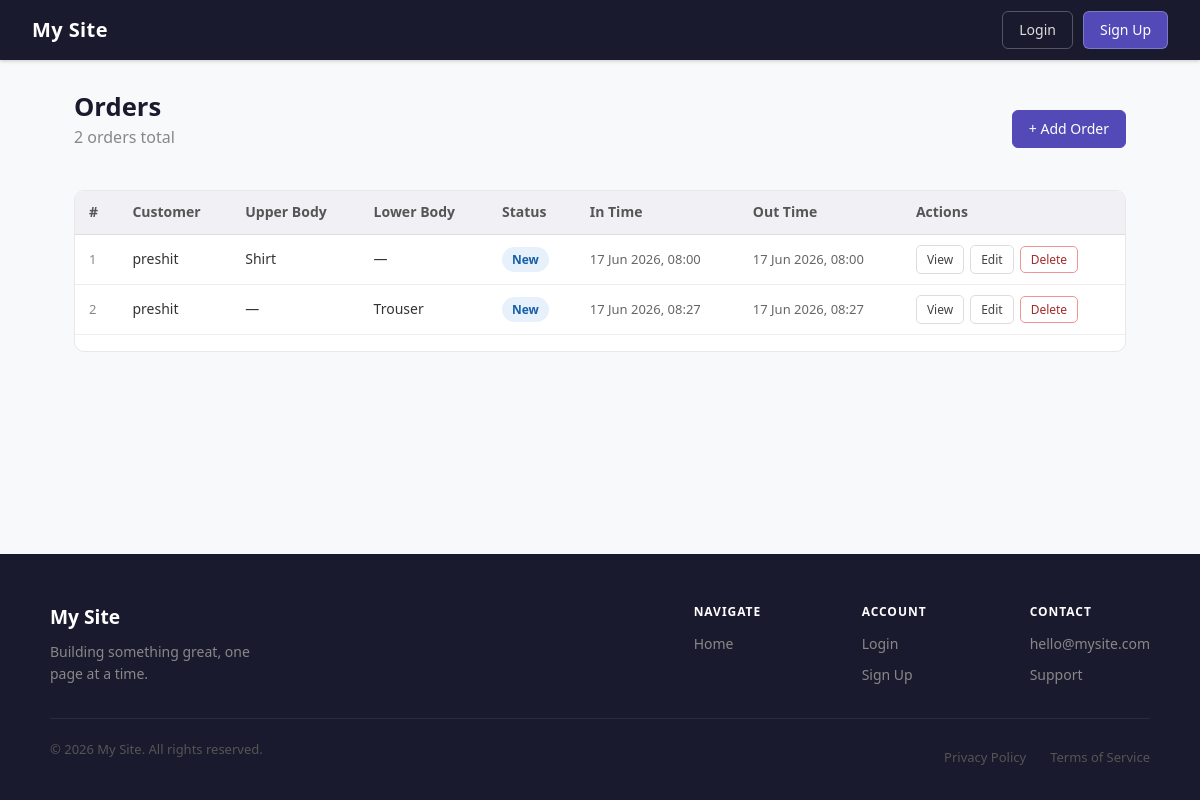
The page /order/ on the database its author committed.
### Order/models.py (models this page shows, shortened)
class Order(models.Model):
    customer = models.ForeignKey(AppUser, on_delete=models.CASCADE)
    upperBody = models.ForeignKey(UpperBody, on_delete=models.CASCADE, null=True, blank=True)
    lowerBody = models.ForeignKey(LowerBody, on_delete=models.CASCADE, null=True, blank=True)
    status = models.CharField(max_length=20, choices=orderstatus, default="New")
    in_time = models.DateTimeField(auto_now_add=True)
    days = models.PositiveIntegerField(default=7, help_text="Days to complete the order")
    out_time = models.DateTimeField(null=True, blank=True)

### Auths/models.py (models this page shows, shortened)
class AppUser(models.Model):
    user = models.ForeignKey(User, on_delete=models.CASCADE)
    phone = PhoneNumberField(unique = True)
    address = models.TextField(max_length=500)
    gender = models.CharField(max_length = 20, choices=genderChoice, default="Male")
    created_at = models.DateTimeField(auto_now_add=True)
    updated_at = models.DateTimeField(auto_now=True)
    def __str__(self):
        return self.user.username

### cloths/models.py (models this page shows)
class UpperBody(models.Model):
    length = models.IntegerField(default=0)
    chest = models.IntegerField(default=0)
    upperChest = models.IntegerField(default=0)
    waist = models.IntegerField(default=0)
    hips = models.IntegerField(default=0)
    shoulder = models.IntegerField(default=0)
    sleeves = models.IntegerField(default=0)
    biceps = models.IntegerField(default=0)
    armHold = models.IntegerField(default=0)
    elbow = models.IntegerField(default=0)
    collar = models.IntegerField(default=0)
    backLength = models.IntegerField(default=0)
    crossBack = models.IntegerField(default=0)
    bustLength = models.IntegerField(default=0)
    apexGap = models.IntegerField(default=0)
    bottomWidth = models.IntegerField(default=0)
    clothType = models.CharField(max_length=20, choices=upperBodyChoice, default=" ")
    pocket = models.BooleanField(default = False)
    button = models.CharField(max_length=20, choices=buttonChoice, default="Normal")
    sleeveType = models.CharField(max_length=20, choices=sleeveChoice, default="Full")
    requirments = models.ForeignKey(Options, on_delete=models.CASCADE, null=True, blank=True)
    def __str__(self):
        return self.clothType

class LowerBody(models.Model):
    length = models.IntegerField(default=0)
    hips = models.IntegerField(default=0)
    thigh = models.IntegerField(default=0)
    knee = models.IntegerField(default=0)
    ankle = models.IntegerField(default=0)
    pantBottom = models.IntegerField(default=0)
    uCrouch = models.IntegerField(default=0)
    clothType = models.CharField(max_length=20, choices=lowerBodyChoice, default=" ")
    requirements = models.ForeignKey(Options, on_delete = models.CASCADE, null=True, blank=True)
    def __str__(self):
        return self.clothType

### Order/views.py (the view)
# urls.py: path("", views.orderview, name='orderview'),
def orderview(request):
    orders = Order.objects.select_related('customer', 'upperBody', 'lowerBody').all()
    return render(request, 'Order/orders.html', {'orders': orders})

### Order/templates/Order/orders.html (shortened to what this page needs)
{% extends "base.html" %}
{% load static %}
{% block content %}
<div class="page-header">
    <div>
        <h1>Orders</h1>
        <p class="text-muted">{{ orders.count }} order{{ orders.count|pluralize }} total</p>
    </div>
    <a href="{% url 'orderAdd' %}" class="btn btn-primary">+ Add Order</a>
</div>
{% if orders %}
<div class="card" style="padding: 0; overflow: hidden;">
    <table>
        <thead>
            <tr>
                <th>#</th>
                <th>Customer</th>
                <th>Upper Body</th>
                <th>Lower Body</th>
                <th>Status</th>
                <th>In Time</th>
                <th>Out Time</th>
                <th>Actions</th>
            </tr>
        </thead>
        <tbody>
            {% for order in orders %}
            <tr>
                <td style="color: #888; font-size: 13px;">{{ order.pk }}</td>
                <td>
                    <span class="customer-name">{{ order.customer }}</span>
                </td>
                <td>{{ order.upperBody|default:"—" }}</td>
                <td>{{ order.lowerBody|default:"—" }}</td>
                <td>
                    <span class="status-badge status-{{ order.status|lower }}">
                        {{ order.status }}
                    </span>
                </td>
                <td style="font-size: 13px; color: #666;">{{ order.in_time|date:"d M Y, H:i" }}</td>
                <td style="font-size: 13px; color: #666;">{{ order.out_time|date:"d M Y, H:i" }}</td>
                <td>
                    <div class="action-btns">
                        <a href="{% url 'oderDetailView' order.pk %}" class="btn btn-sm">View</a>
                        <a href="{% url 'orderedit' order.pk %}" class="btn btn-sm">Edit</a>
                        <form method="post" action="{% url 'orderdelete' order.pk %}" style="display:inline;" onsubmit="return confirm('Delete this order?')">
                            <button type="submit" class="btn btn-sm btn-delete">Delete</button>
                        </form>
                    </div>
                </td>
            </tr>
            {% endfor %}
        </tbody>
    </table>
</div>
{% endif %}
{% endblock %}

### templates/base.html (shortened to what this page needs)
<!DOCTYPE html>
{% load static %}
<html lang="en">
<head>
    <link rel="stylesheet" href="{% static 'css/style.css' %}">
</head>
<body>
    <nav>
        <a href="{% url 'home' %}" class="brand">My Site</a>
        <div class="nav-links">
            {% if user.is_authenticated %}
                <span class="nav-username">{{ user.username }}</span>
                <a href="{% url 'orderAdd' %}" class="btn btn-primary">Add Order</a>
                <form method="post" action="{% url 'logout_view' %}" style="display: inline;">
                    {% csrf_token %}
                    <button type="submit" class="btn btn-danger">Logout</button>
                </form>
            {% else %}
                <a href="{% url 'login_view' %}" class="btn">Login</a>
                <a href="{% url 'signup_view' %}" class="btn btn-primary">Sign Up</a>
            {% endif %}
        </div>
    </nav>
    <main>
        {% block content %}
        {% endblock %}
    </main>
    <footer>
        <div class="footer-top">
            <div class="footer-brand">
                <span class="brand">My Site</span>
                <p>Building something great, one page at a time.</p>
            </div>
            <div class="footer-links">
                <div class="footer-col">
                    <h4>Navigate</h4>
                    <a href="{% url 'home' %}">Home</a>
                </div>
                <div class="footer-col">
                    <h4>Account</h4>
                    {% if user.is_authenticated %}
                        <span>Signed in as {{ user.username }}</span>
                        <form method="post" action="{% url 'logout_view' %}">
                            {% csrf_token %}
                            <button type="submit" class="footer-link-btn">Logout</button>
                        </form>
                    {% else %}
                        <a href="{% url 'login_view' %}">Login</a>
                        <a href="{% url 'signup_view' %}">Sign Up</a>
                    {% endif %}
                </div>
                <div class="footer-col">
                    <h4>Contact</h4>
                    <a href="mailto:hello@mysite.com">hello@mysite.com</a>
                    <a href="#">Support</a>
                </div>
            </div>
        </div>
        <div class="footer-bottom">
            <p>&copy; {% now "Y" %} My Site. All rights reserved.</p>
            <div class="footer-bottom-links">
                <a href="#">Privacy Policy</a>
                <a href="#">Terms of Service</a>
            </div>
        </div>
    </footer>
</body>
</html>

### static/css/style.css (style rules this page uses)
*, *::before, *::after { box-sizing: border-box; margin: 0; padding: 0; }
html, body { height: 100%; }
body { font-family: 'Segoe UI', system-ui, -apple-system, sans-serif; font-size: 16px; line-height: 1.6; color: #1a1a2e; background-color: #f8f9fa; display: flex; flex-direction: column; min-height: 100vh; }
a { color: inherit; text-decoration: none; }
h1 { font-size: 2rem; font-weight: 700; line-height: 1.2; }
h4 { font-size: 1rem; font-weight: 600; }
p { margin-bottom: 1rem; }
main { flex: 1; padding: 2rem 1.5rem; max-width: 1100px; width: 100%; margin: 0 auto; }
nav { background-color: #1a1a2e; padding: 0 2rem; display: flex; align-items: center; justify-content: space-between; height: 60px; position: sticky; top: 0; z-index: 100; box-shadow: 0 1px 4px rgba(0, 0, 0, 0.2); }
nav .brand { font-size: 1.25rem; font-weight: 700; color: #ffffff; letter-spacing: 0.02em; }
.nav-links { display: flex; align-items: center; gap: 10px; }
.btn { display: inline-flex; align-items: center; gap: 6px; padding: 7px 16px; border-radius: 6px; font-size: 14px; font-weight: 500; cursor: pointer; border: 1px solid transparent; transition: background 0.15s, color 0.15s, border-color 0.15s; text-decoration: none; background: transparent; }
nav .btn { border-color: rgba(255,255,255,0.25); color: #ddd; }
.btn-primary { background-color: #534AB7; color: #ffffff !important; border-color: #534AB7; }
button.btn { font-family: inherit; }
.card { background: #ffffff; border: 1px solid #e8e8e8; border-radius: 10px; padding: 1.5rem; margin-bottom: 1.25rem; }
table { width: 100%; border-collapse: collapse; font-size: 14px; margin-bottom: 1rem; }
th { text-align: left; padding: 10px 14px; background: #f1f1f5; font-weight: 600; color: #555; border-bottom: 1px solid #ddd; }
td { padding: 10px 14px; border-bottom: 1px solid #eee; color: #333; }
footer { background-color: #1a1a2e; color: #ccc; padding: 3rem 2rem 1.5rem; margin-top: auto; font-size: 14px; }
.footer-top { display: flex; justify-content: space-between; flex-wrap: wrap; gap: 2rem; padding-bottom: 2rem; border-bottom: 1px solid rgba(255, 255, 255, 0.08); max-width: 1100px; margin: 0 auto; }
.footer-brand .brand { font-size: 1.2rem; font-weight: 700; color: #fff; display: block; margin-bottom: 0.5rem; }
.footer-brand p { color: #888; max-width: 220px; line-height: 1.6; margin: 0; }
.footer-links { display: flex; gap: 3rem; flex-wrap: wrap; }
.footer-col { display: flex; flex-direction: column; gap: 0.5rem; min-width: 120px; }
.footer-col h4 { color: #fff; font-size: 12px; font-weight: 600; text-transform: uppercase; letter-spacing: 0.08em; margin-bottom: 0.25rem; }
.footer-col a, .footer-col span { color: #888; text-decoration: none; transition: color 0.15s; font-size: 14px; }
.footer-bottom { display: flex; justify-content: space-between; align-items: center; flex-wrap: wrap; gap: 1rem; padding-top: 1.25rem; color: #555; font-size: 13px; max-width: 1100px; margin: 0 auto; }
.footer-bottom-links { display: flex; gap: 1.5rem; }
.footer-bottom-links a { color: #555; text-decoration: none; transition: color 0.15s; }
.text-muted { color: #888; }
.page-header { display: flex; align-items: center; justify-content: space-between; margin-bottom: 1.5rem; flex-wrap: wrap; gap: 1rem; }
.page-header h1 { font-size: 1.6rem; font-weight: 700; margin-bottom: 2px; }
.status-badge { display: inline-block; padding: 3px 10px; border-radius: 20px; font-size: 12px; font-weight: 600; }
.status-new { background: #e6f1fb; color: #185fa5; }
.action-btns { display: flex; gap: 6px; align-items: center; }
.btn-sm { padding: 4px 10px; font-size: 12px; border-radius: 5px; border: 1px solid #ddd; color: #444; background: transparent; cursor: pointer; font-family: inherit; text-decoration: none; display: inline-flex; align-items: center; transition: background 0.15s; }
.btn-delete { color: #a32d2d; border-color: #f09595; }
.customer-name { font-weight: 500; font-size: 14px; }

### rows shown on the page
Order: pk "1", customer "preshit", upperBody "Shirt", lowerBody "—", status "New", in_time "17 Jun 2026, 08:00", out_time "17 Jun 2026, 08:00"
Order: pk "2", customer "preshit", upperBody "—", lowerBody "Trouser", status "New", in_time "17 Jun 2026, 08:27", out_time "17 Jun 2026, 08:27"

### other values the page prints
{{ orders.count }} "2"
